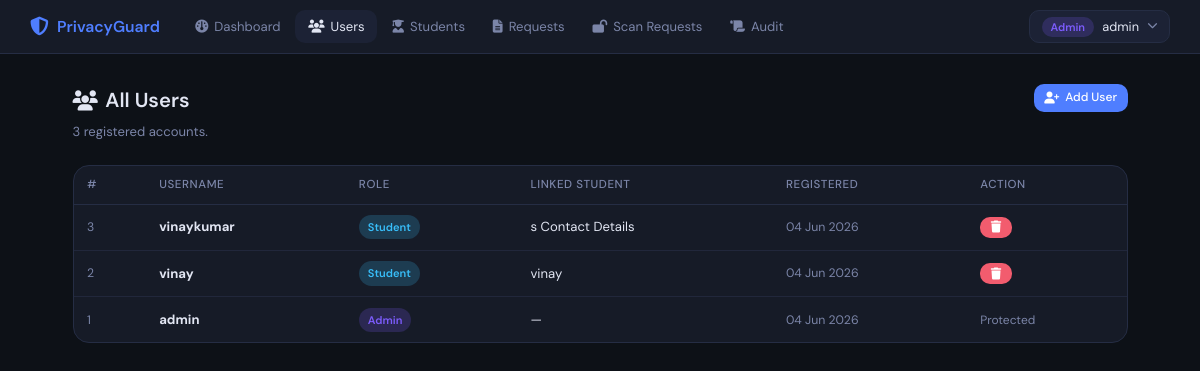
The app's page /admin/users (signed in) with its own data.
### models.py (models this page shows, shortened)
class User(db.Model):
    __tablename__ = 'user'
    id            = db.Column(db.Integer, primary_key=True)
    username      = db.Column(db.String(80), unique=True, nullable=False)
    password_hash = db.Column(db.String(256), nullable=False)
    role          = db.Column(db.String(20), default='requester')
    student_id    = db.Column(db.Integer, db.ForeignKey('student.id'), nullable=True)
    created_at    = db.Column(db.DateTime, default=datetime.utcnow)
    student        = db.relationship('Student',      back_populates='user')
    share_requests = db.relationship('ShareRequest', back_populates='requester', lazy='dynamic')
    access_logs    = db.relationship('AccessLog',    back_populates='accessed_by_user', lazy='dynamic')

class Student(db.Model):
    __tablename__ = 'student'
    id         = db.Column(db.Integer, primary_key=True)
    name       = db.Column(db.String(120), nullable=False)
    email      = db.Column(db.String(120), unique=True, nullable=False)
    phone      = db.Column(db.String(20))
    address    = db.Column(db.Text)
    dob        = db.Column(db.String(20))
    department = db.Column(db.String(80))
    year       = db.Column(db.Integer)
    created_at = db.Column(db.DateTime, default=datetime.utcnow)
    user           = db.relationship('User',         back_populates='student',  uselist=False)
    share_requests = db.relationship('ShareRequest', back_populates='student',  lazy='dynamic')
    consent_logs   = db.relationship('ConsentLog',   back_populates='student',  lazy='dynamic')
    scan_histories = db.relationship('ScanHistory',  back_populates='student',  lazy='dynamic')
    scan_requests  = db.relationship('ScanRequest',  back_populates='student',  lazy='dynamic')

### routes/admin.py (the view)
@admin_bp.route('/users')
@admin_required
def users():
    all_users = User.query.order_by(User.created_at.desc()).all()
    return render_template('admin/users.html', users=all_users)

### routes/admin.py (called while the page is built)
def admin_required(f):
    @wraps(f)
    def decorated(*args, **kwargs):
        if session.get('role') != 'admin':
            flash('Admin access required.', 'danger')
            return redirect(url_for('auth.login'))
        return f(*args, **kwargs)
    return decorated

### templates/admin/users.html (shortened to what this page needs)
{% extends "base.html" %}
{% block content %}
<div class="page-header">
  <div>
    <h2><i class="fa fa-users"></i> All Users</h2>
    <p class="text-muted">{{ users|length }} registered account{{ 's' if users|length != 1 }}.</p>
  </div>
  <a href="{{ url_for('auth.register') }}" class="btn btn-primary btn-sm">
    <i class="fa fa-user-plus"></i> Add User
  </a>
</div>
<div class="card">
  <div class="card-body" style="padding:0">
    <table class="table">
      <thead>
        <tr><th>#</th><th>Username</th><th>Role</th><th>Linked Student</th><th>Registered</th><th>Action</th></tr>
      </thead>
      <tbody>
        {% for user in users %}
        <tr>
          <td class="text-muted" style="font-size:.82rem;">{{ user.id }}</td>
          <td><strong>{{ user.username }}</strong></td>
          <td><span class="badge badge-{{ user.role }}">{{ user.role }}</span></td>
          <td>{{ user.student.name if user.student else '—' }}</td>
          <td class="text-muted" style="font-size:.82rem;">{{ user.created_at.strftime('%d %b %Y') }}</td>
          <td>
            {% if user.role != 'admin' %}
            <form method="POST" action="{{ url_for('admin.delete_user', user_id=user.id) }}"
                  onsubmit="return confirm('Delete user {{ user.username }}?')" style="margin:0">
              <button type="submit" class="btn btn-sm btn-danger"><i class="fa fa-trash"></i></button>
            </form>
            {% else %}
            <span class="text-muted" style="font-size:.8rem;">Protected</span>
            {% endif %}
          </td>
        </tr>
        {% endfor %}
      </tbody>
    </table>
  </div>
</div>
{% endblock %}

### static/css/style.css (style rules this page uses)
:root { --bg: #0d1117; --bg2: #161b27; --bg3: #1c2235; --border: #252d44; --text: #e2e6f3; --text2: #7b85a8; --accent: #4f7eff; --accent2: #7c5cfc; --success: #22d3a0; --warning: #f5a623; --danger: #f25c6e; --info: #38bdf8; --radius: 10px; --radius-lg: 16px; --font: 'DM Sans', sans-serif; --mono: 'JetBrains Mono', monospace; --shadow: 0 4px 32px rgba(0,0,0,.55); --t: 0.18s ease; }
*, *::before, *::after { box-sizing: border-box; margin: 0; padding: 0; }
html { font-size: 15px; }
body { font-family: var(--font); background: var(--bg); color: var(--text); min-height: 100vh; line-height: 1.65; }
a { color: var(--accent); text-decoration: none; }
.page-header { display:flex; align-items:flex-start; justify-content:space-between; margin-bottom:1.5rem; flex-wrap:wrap; gap:.75rem; }
.page-header h2 { font-size:1.35rem; font-weight:600; display:flex; align-items:center; gap:.5rem; }
.page-header p { color:var(--text2); font-size:.875rem; margin-top:.25rem; }
.card { background:var(--bg2); border:1px solid var(--border); border-radius:var(--radius-lg); overflow:hidden; }
.card-body { padding:1.25rem; }
.btn { display:inline-flex; align-items:center; gap:.4rem; padding:.5rem 1.1rem; border-radius:var(--radius); font-family:var(--font); font-size:.875rem; font-weight:500; cursor:pointer; border:none; transition:filter var(--t), transform var(--t); text-decoration:none !important; white-space:nowrap; }
.btn-primary { background:var(--accent); color:#fff; }
.btn-danger { background:var(--danger); color:#fff; }
.btn-sm { padding:.28rem .7rem; font-size:.8rem; }
.badge { display:inline-flex; align-items:center; gap:.3rem; padding:.2rem .6rem; border-radius:99px; font-size:.74rem; font-weight:600; text-transform:capitalize; }
.badge-admin { background:rgba(124,92,252,.2); color:var(--accent2); }
.badge-student { background:rgba(56,189,248,.2); color:var(--info); }
.table { width:100%; border-collapse:collapse; font-size:.875rem; }
.table th { text-align:left; padding:.6rem .9rem; color:var(--text2); font-weight:500; font-size:.77rem; text-transform:uppercase; letter-spacing:.05em; border-bottom:1px solid var(--border); }
.table td { padding:.7rem .9rem; border-bottom:1px solid rgba(37,45,68,.7); vertical-align:middle; }
.table tr:last-child td { border-bottom:none; }
.text-muted { color:var(--text2) !important; }

### records on screen
User: id "3", username "vinaykumar", role "Student", student "s Contact Details", created_at "04 Jun 2026"
User: id "2", username "vinay", role "Student", student "vinay", created_at "04 Jun 2026"
User: id "1", username "admin", role "Admin", student "—", created_at "04 Jun 2026", shows "Protected"

### other values on screen
{{ session.role }} "Admin"
{{ session.username }} "admin"
{{ users|length }} "3"
{{ 's' if users|length != 1 }} "s"
